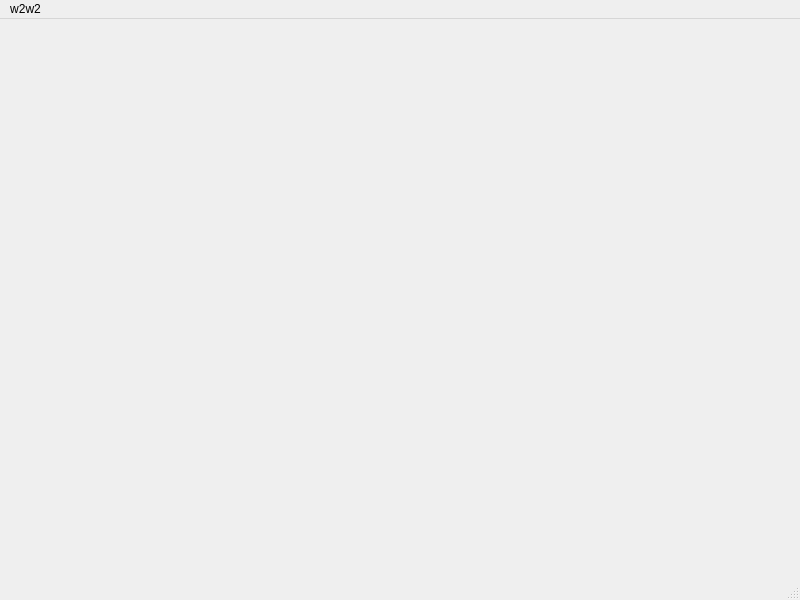
<?xml version="1.0" encoding="UTF-8"?>
<ui version="4.0">
 <class>MainWindow</class>
 <widget class="QMainWindow" name="MainWindow">
  <property name="geometry">
   <rect>
    <x>0</x>
    <y>0</y>
    <width>800</width>
    <height>600</height>
   </rect>
  </property>
  <property name="windowTitle">
   <string>MainWindow</string>
  </property>
  <widget class="QWidget" name="centralwidget"/>
  <widget class="QMenuBar" name="menubar">
   <property name="geometry">
    <rect>
     <x>0</x>
     <y>0</y>
     <width>800</width>
     <height>21</height>
    </rect>
   </property>
   <widget class="QMenu" name="menuW2w2">
    <property name="title">
     <string>w2w2</string>
    </property>
   </widget>
   <addaction name="menuW2w2"/>
  </widget>
  <widget class="QStatusBar" name="statusbar"/>
 </widget>
 <resources/>
 <connections/>
</ui>
